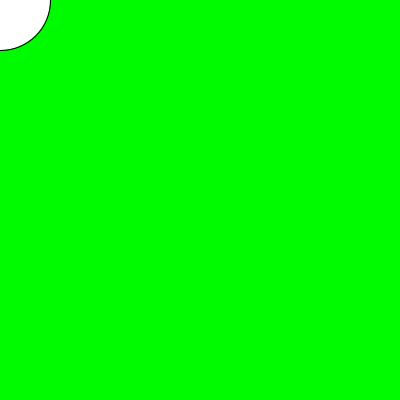
Frame 1 (no input)
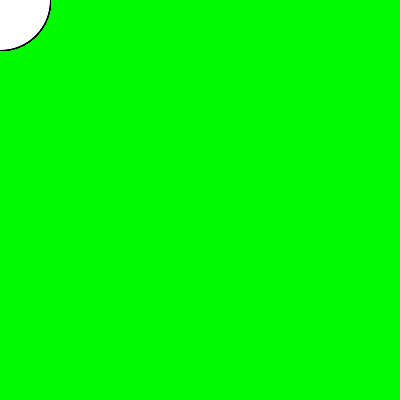
Frame 60 (the mouse pressed at the canvas centre just before this capture)
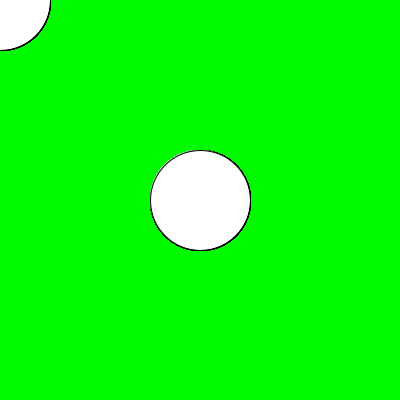
Frame 120 (the mouse held since frame 60 and released just before this capture)

The Processing sketch that drew these frames (run headless with seeded random() and noise(); from frame 60 on, the mouse is pressed at the canvas centre):

// Processing sketch: mouseX_y_mouseY
// ── mouseX_y_mouseY.pde

void setup() {
  size(400, 400);
  background(0, 250, 0);
}
void draw() {
  //background(0,250,0);
  ellipse(mouseX, mouseY, 100, 100);
}
